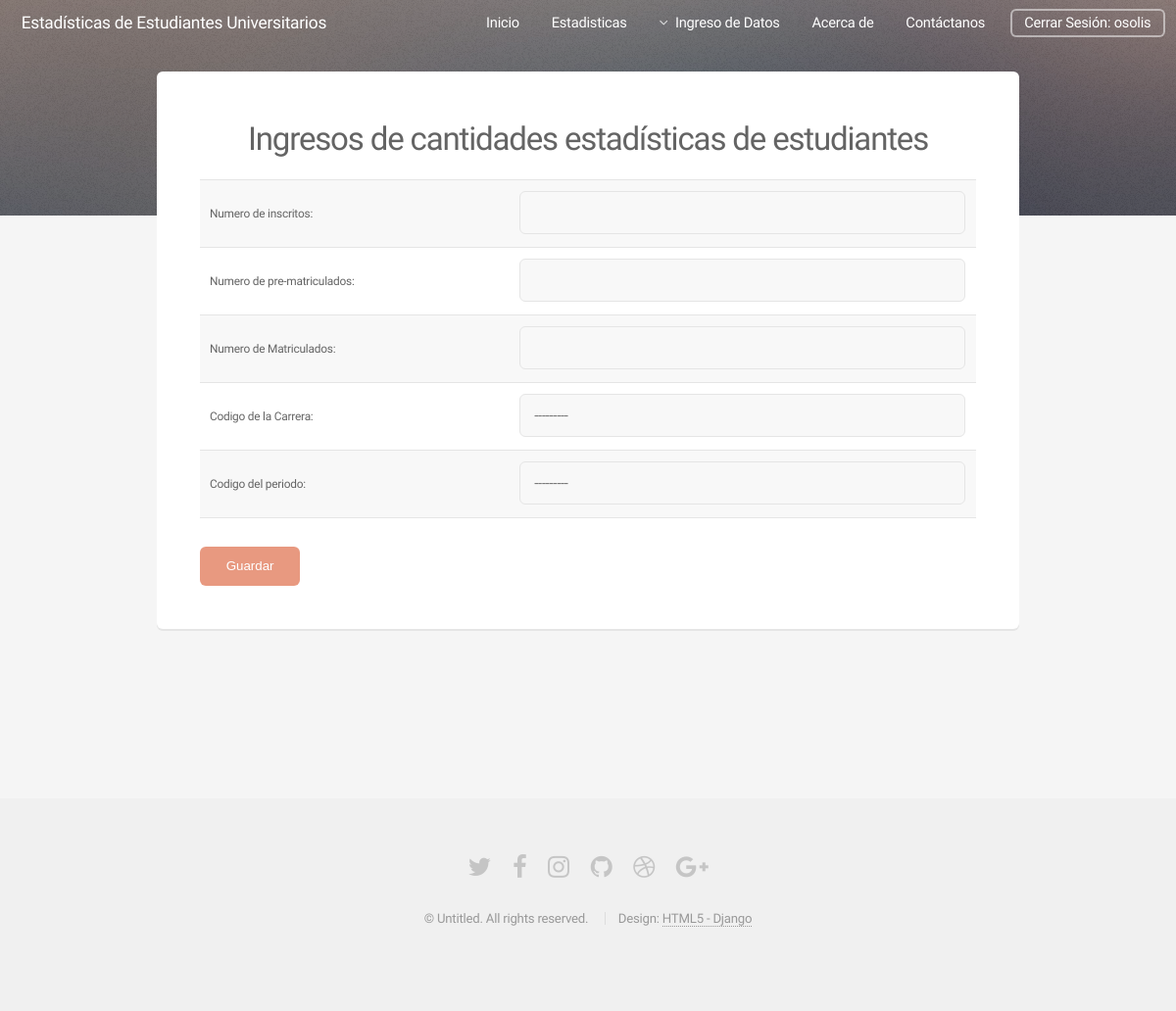
The page /estudiantesresumen-form/ (signed in) on the database as committed earlier.
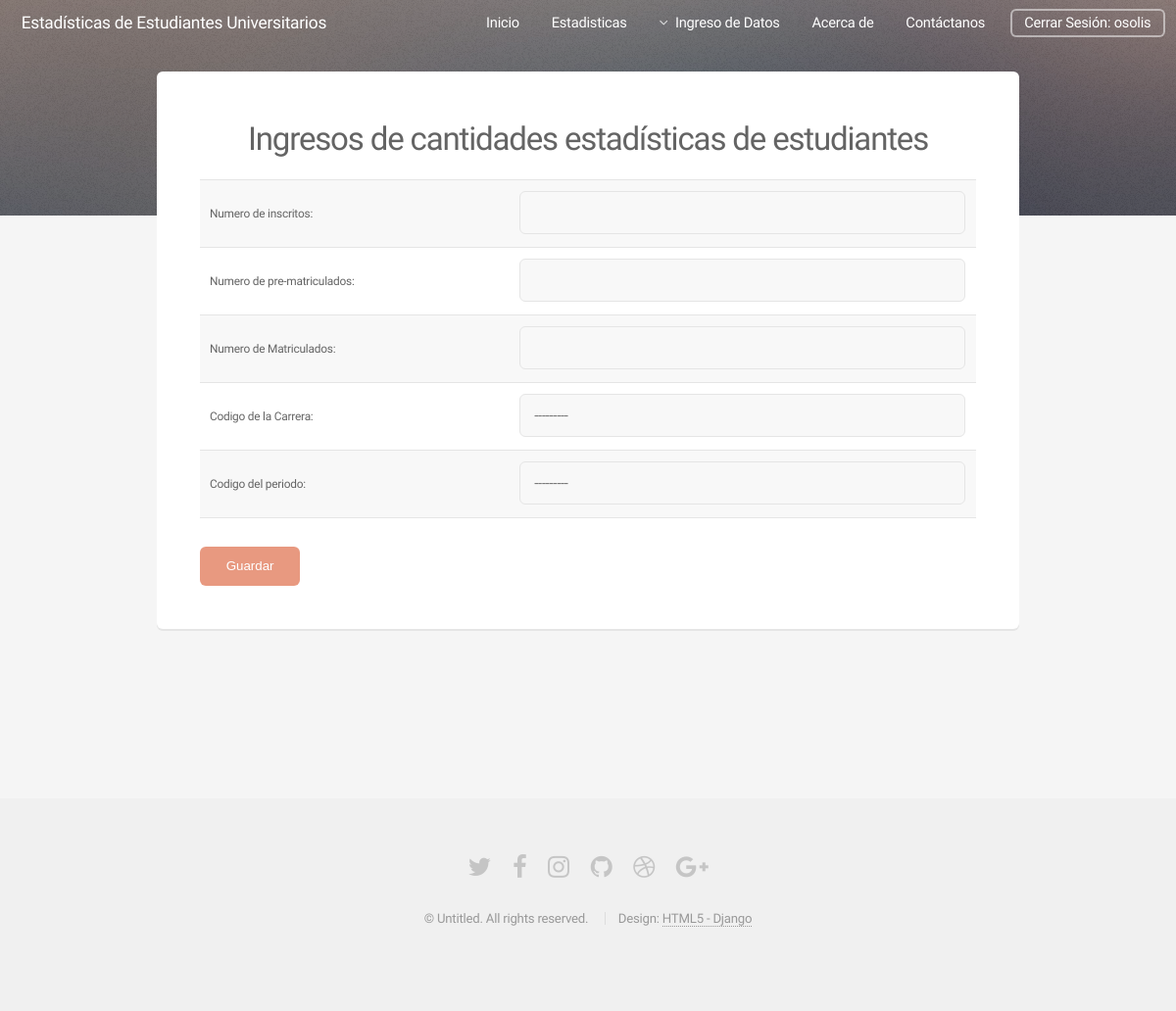
The same page on the database as committed later.
### perfiles/models.py (models this page shows)
class carreras (models.Model):
    id_carrera = models.AutoField(primary_key=True)
    car_nombre= models.CharField(max_length=50)
    id_campus = models.ForeignKey(campus, on_delete=models.CASCADE)
    def __str__(self):
        return self.car_nombre

class periodoslectivos (models.Model):
    id_periodo = models.AutoField(primary_key=True)
    per_descripcion= models.CharField(max_length=50)
    def __str__(self):
        return self.per_descripcion

### perfiles/views.py (the view)
# urls.py: url(r'^estudiantesresumen-form/$', login_required(estudiantesresumen_view), name='estudiantesresumen_crear'),
def estudiantesresumen_view(request):
    if request.method == 'POST':
        form=estudiantesresumenform(request.POST)
        if form.is_valid():
            form.save()
        return redirect('bienvenida')
    else:
        form = estudiantesresumenform()
    return render (request,'perfiles/estudiantesresumen_form.html',{'form':form})

### perfiles/forms.py
class estudiantesresumenform (forms.ModelForm):
    class Meta:
        model = estudiantesresumen
        fields = [
                'id_estudianter',
                'est_inscritos',
                'est_prematriculados',
                'est_matriculados',
                'id_carrera',
                'id_periodo',
            ]
        labels = {
                'id_estudianter':'Codigo Estudiante Resumen',
                'est_inscritos':'Numero de inscritos',
                'est_prematriculados' :'Numero de pre-matriculados',
                'est_matriculados':'Numero de Matriculados',
                'id_carrera' :'Codigo de la Carrera',
                'id_periodo' :'Codigo del periodo',
            }
        widgets = {
            'est_inscritos': forms.TextInput(attrs={'class': 'form-control'}),
            'est_prematriculados': forms.TextInput(attrs={'class': 'form-control'}),
            'est_matriculados': forms.TextInput(attrs={'class': 'form-control'}),
            'id_carrera': forms.Select(attrs={'class': 'form-control'}),
            'id_periodo': forms.Select(attrs={'class': 'form-control'}),
            }

### perfiles/templates/perfiles/estudiantesresumen_form.html (shortened to what this page needs)
{% extends "base.html" %} {% block title %}Ingreso de estudiantes Resumen{% endblock %} {% block content %}
<div class="12u">
    <div class="box">
    <center><h2>Ingresos de cantidades estadísticas de estudiantes</h2></center>
<form method='POST'>
    <table>{{ form.as_table }}</table>
    <button type="submit" class="button special">Guardar</button>
</form>
</div>
</div>
{% endblock %}

Rows that differ between the two databases and show on the page:
added carreras: id_carrera "---------"
added periodoslectivos: id_periodo "---------"
Other text that changed with them:
form field id_carrera: "---------" → (not shown)
form field id_periodo: "---------" → (not shown)
